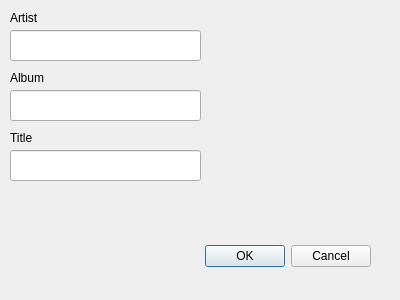
<?xml version="1.0" encoding="UTF-8"?>
<ui version="4.0">
 <class>Dialog</class>
 <widget class="QDialog" name="Dialog">
  <property name="geometry">
   <rect>
    <x>0</x>
    <y>0</y>
    <width>400</width>
    <height>300</height>
   </rect>
  </property>
  <property name="windowTitle">
   <string>Dialog</string>
  </property>
  <widget class="QDialogButtonBox" name="buttonBox">
   <property name="geometry">
    <rect>
     <x>30</x>
     <y>240</y>
     <width>341</width>
     <height>32</height>
    </rect>
   </property>
   <property name="orientation">
    <enum>Qt::Horizontal</enum>
   </property>
   <property name="standardButtons">
    <set>QDialogButtonBox::Cancel|QDialogButtonBox::Ok</set>
   </property>
  </widget>
  <widget class="QLabel" name="artist">
   <property name="geometry">
    <rect>
     <x>10</x>
     <y>10</y>
     <width>60</width>
     <height>16</height>
    </rect>
   </property>
   <property name="text">
    <string>Artist</string>
   </property>
  </widget>
  <widget class="QLabel" name="album">
   <property name="geometry">
    <rect>
     <x>10</x>
     <y>70</y>
     <width>60</width>
     <height>16</height>
    </rect>
   </property>
   <property name="text">
    <string>Album</string>
   </property>
  </widget>
  <widget class="QLabel" name="title">
   <property name="geometry">
    <rect>
     <x>10</x>
     <y>130</y>
     <width>60</width>
     <height>16</height>
    </rect>
   </property>
   <property name="text">
    <string>Title</string>
   </property>
  </widget>
  <widget class="QLineEdit" name="artistEdit">
   <property name="geometry">
    <rect>
     <x>10</x>
     <y>30</y>
     <width>191</width>
     <height>31</height>
    </rect>
   </property>
   <property name="text">
    <string/>
   </property>
  </widget>
  <widget class="QLineEdit" name="albumEdit">
   <property name="geometry">
    <rect>
     <x>10</x>
     <y>90</y>
     <width>191</width>
     <height>31</height>
    </rect>
   </property>
   <property name="text">
    <string/>
   </property>
  </widget>
  <widget class="QLineEdit" name="titleEdit">
   <property name="geometry">
    <rect>
     <x>10</x>
     <y>150</y>
     <width>191</width>
     <height>31</height>
    </rect>
   </property>
   <property name="text">
    <string/>
   </property>
  </widget>
 </widget>
 <resources/>
 <connections>
  <connection>
   <sender>buttonBox</sender>
   <signal>accepted()</signal>
   <receiver>Dialog</receiver>
   <slot>accept()</slot>
   <hints>
    <hint type="sourcelabel">
     <x>248</x>
     <y>254</y>
    </hint>
    <hint type="destinationlabel">
     <x>157</x>
     <y>274</y>
    </hint>
   </hints>
  </connection>
  <connection>
   <sender>buttonBox</sender>
   <signal>rejected()</signal>
   <receiver>Dialog</receiver>
   <slot>reject()</slot>
   <hints>
    <hint type="sourcelabel">
     <x>316</x>
     <y>260</y>
    </hint>
    <hint type="destinationlabel">
     <x>286</x>
     <y>274</y>
    </hint>
   </hints>
  </connection>
 </connections>
</ui>
